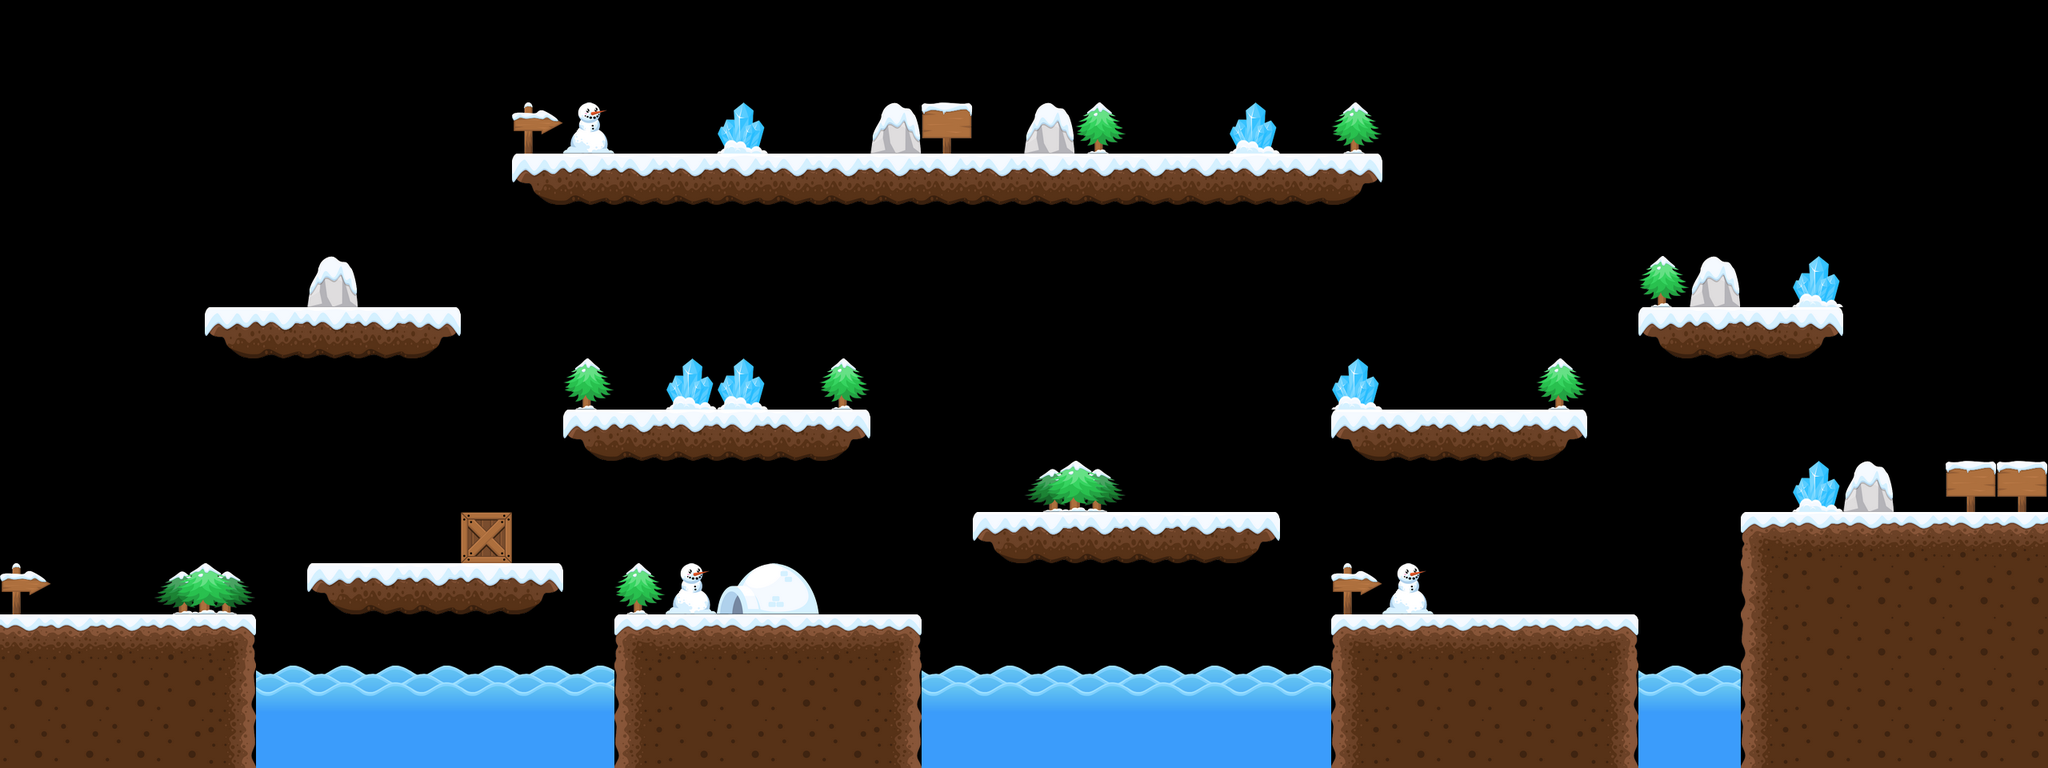

Tiled map render using the project's own tile images. Description and the whole map definition, tile-layer contents included, below:
An orthogonal 40x15 tile map with 64x64 px tiles, 2 tile layers (Tile Layer 1, Tile Layer 2) and 16 objects (11x enemy1, 3x diamond, player, goal).

<map version="1.0" tiledversion="1.0.3" orientation="orthogonal" renderorder="right-down" width="40" height="15" tilewidth="64" tileheight="64" nextobjectid="27">
 <tileset firstgid="1" name="winter" tilewidth="64" tileheight="64" tilecount="30" columns="15">
  <image source="winter.png" width="960" height="128" />
 </tileset>
 <layer name="Tile Layer 1" width="40" height="15">
  <data encoding="csv">
0,0,0,0,0,0,0,0,0,0,0,0,0,0,0,0,0,0,0,0,0,0,0,0,0,0,0,0,0,0,0,0,0,0,0,0,0,0,0,0,
0,0,0,0,0,0,0,0,0,0,0,0,0,0,0,0,0,0,0,0,0,0,0,0,0,0,0,0,0,0,0,0,0,0,0,0,0,0,0,0,
0,0,0,0,0,0,0,0,0,0,0,0,0,0,0,0,0,0,0,0,0,0,0,0,0,0,0,0,0,0,0,0,0,0,0,0,0,0,0,0,
0,0,0,0,0,0,0,0,0,0,5,21,21,21,21,21,21,21,21,21,21,21,21,21,21,21,6,0,0,0,0,0,0,0,0,0,0,0,0,0,
0,0,0,0,0,0,0,0,0,0,0,0,0,0,0,0,0,0,0,0,0,0,0,0,0,0,0,0,0,0,0,0,0,0,0,0,0,0,0,0,
0,0,0,0,0,0,0,0,0,0,0,0,0,0,0,0,0,0,0,0,0,0,0,0,0,0,0,0,0,0,0,0,0,0,0,12,0,0,0,0,
0,0,0,0,5,21,21,21,6,0,0,0,0,0,0,0,0,0,0,0,0,0,0,0,0,0,0,0,0,0,0,0,5,21,21,6,0,0,0,0,
0,0,0,0,0,0,0,0,0,0,0,0,0,0,0,0,0,0,0,0,0,0,0,0,0,0,0,0,0,0,0,0,0,0,0,0,0,0,0,0,
0,0,0,0,0,0,0,0,0,0,0,5,21,21,21,21,6,0,0,0,0,0,0,0,0,0,5,21,21,21,6,0,0,0,0,0,0,0,0,0,
0,0,0,0,0,0,0,0,0,0,0,0,0,0,0,0,0,0,0,0,0,0,0,0,0,0,0,0,0,0,0,0,0,0,0,0,0,0,0,13,
0,0,0,0,0,0,0,0,0,0,0,0,0,0,0,0,0,0,0,5,21,21,21,21,6,0,0,0,0,0,0,0,0,0,18,23,23,23,23,23,
0,0,0,0,0,0,5,21,21,21,6,0,0,0,0,0,0,0,0,0,0,0,0,0,0,0,0,0,0,0,0,0,0,0,24,9,9,9,9,9,
23,23,23,23,8,0,0,0,0,0,0,0,18,23,23,23,23,8,0,0,0,0,0,0,0,0,18,23,23,23,23,8,0,0,24,9,9,9,9,9,
9,9,9,9,25,22,22,22,22,22,22,22,24,9,9,9,9,25,22,22,22,22,22,22,22,22,24,9,9,9,9,25,22,22,24,9,9,9,9,9,
9,9,9,9,25,7,7,7,7,7,7,7,24,9,9,9,9,25,7,7,7,7,7,7,7,7,24,9,9,9,9,25,7,7,24,9,9,9,9,9
</data>
 </layer>
 <layer name="Tile Layer 2" width="40" height="15">
  <data encoding="csv">
0,0,0,0,0,0,0,0,0,0,0,0,0,0,0,0,0,0,0,0,0,0,0,0,0,0,0,0,0,0,0,0,0,0,0,0,0,0,0,0,
0,0,0,0,0,0,0,0,0,0,0,0,0,0,0,0,0,0,0,0,0,0,0,0,0,0,0,0,0,0,0,0,0,0,0,0,0,0,0,0,
0,0,0,0,0,0,0,0,0,0,29,14,0,0,12,0,0,30,13,0,30,15,0,0,12,0,15,0,0,0,0,0,0,0,0,0,0,0,0,0,
0,0,0,0,0,0,0,0,0,0,0,0,0,0,0,0,0,0,0,0,0,0,0,0,0,0,0,0,0,0,0,0,0,0,0,0,0,0,0,0,
0,0,0,0,0,0,0,0,0,0,0,0,0,0,0,0,0,0,0,0,0,0,0,0,0,0,0,0,0,0,0,0,0,0,0,0,0,0,0,0,
0,0,0,0,0,0,30,0,0,0,0,0,0,0,0,0,0,0,0,0,0,0,0,0,0,0,0,0,0,0,0,0,15,30,0,0,0,0,0,0,
0,0,0,0,0,0,0,0,0,0,0,0,0,0,0,0,0,0,0,0,0,0,0,0,0,0,0,0,0,0,0,0,0,0,0,0,0,0,0,0,
0,0,0,0,0,0,0,0,0,0,0,15,0,12,12,0,15,0,0,0,0,0,0,0,0,0,12,0,0,0,15,0,0,0,0,0,0,0,0,0,
0,0,0,0,0,0,0,0,0,0,0,0,0,0,0,0,0,0,0,0,0,0,0,0,0,0,0,0,0,0,0,0,0,0,0,0,0,0,0,0,
0,0,0,0,0,0,0,0,0,0,0,0,0,0,0,0,0,0,0,0,1,2,0,0,0,0,0,0,0,0,0,0,0,0,0,12,30,0,13,0,
0,0,0,0,0,0,0,0,0,27,0,0,0,0,0,0,0,0,0,0,0,0,0,0,0,0,0,0,0,0,0,0,0,0,0,0,0,0,0,0,
29,0,0,1,2,0,0,0,0,0,0,0,15,14,16,17,0,0,0,0,0,0,0,0,0,0,29,14,0,0,0,0,0,0,0,0,0,0,0,0,
0,0,0,0,0,0,0,0,0,0,0,0,0,0,0,0,0,0,0,0,0,0,0,0,0,0,0,0,0,0,0,0,0,0,0,0,0,0,0,0,
0,0,0,0,0,0,0,0,0,0,0,0,0,0,0,0,0,0,0,0,0,0,0,0,0,0,0,0,0,0,0,0,0,0,0,0,0,0,0,0,
0,0,0,0,0,0,0,0,0,0,0,0,0,0,0,0,0,0,0,0,0,0,0,0,0,0,0,0,0,0,0,0,0,0,0,0,0,0,0,0
</data>
 </layer>
 <objectgroup name="object">
  <object id="1" name="player" type="player" gid="28" x="65.3333" y="642.424" width="64" height="64" />
  <object id="2" name="e1" type="enemy1" gid="28" x="449" y="701" width="64" height="64" />
  <object id="3" name="e2" type="enemy1" gid="28" x="960" y="512" width="64" height="64" />
  <object id="5" name="e3" type="enemy1" gid="28" x="770" y="510" width="64" height="64" />
  <object id="8" name="e4" type="enemy1" gid="28" x="320" y="382" width="64" height="64" />
  <object id="9" name="e5" type="enemy1" gid="28" x="962" y="190" width="64" height="64" />
  <object id="10" name="e6" type="enemy1" gid="28" x="1216" y="188" width="64" height="64" />
  <object id="11" name="e7" type="enemy1" gid="28" x="1462" y="192" width="64" height="64" />
  <object id="12" name="e8" type="enemy1" gid="28" x="1784" y="508" width="64" height="64" />
  <object id="13" name="e9" type="enemy1" gid="28" x="1472" y="640" width="64" height="64" />
  <object id="14" name="e10" type="enemy1" gid="28" x="1922" y="764" width="64" height="64" />
  <object id="15" name="e11" type="enemy1" gid="28" x="2176" y="382" width="64" height="64" />
  <object id="16" name="d1" type="diamond" gid="28" x="2242" y="382" width="64" height="64" />
  <object id="17" name="d2" type="diamond" gid="28" x="1604" y="188" width="64" height="64" />
  <object id="18" name="goal" type="goal" gid="28" x="2496" y="640" width="64" height="64" />
  <object id="24" name="d1" type="diamond" gid="28" x="450" y="383" width="64" height="64" />
 </objectgroup>
</map>